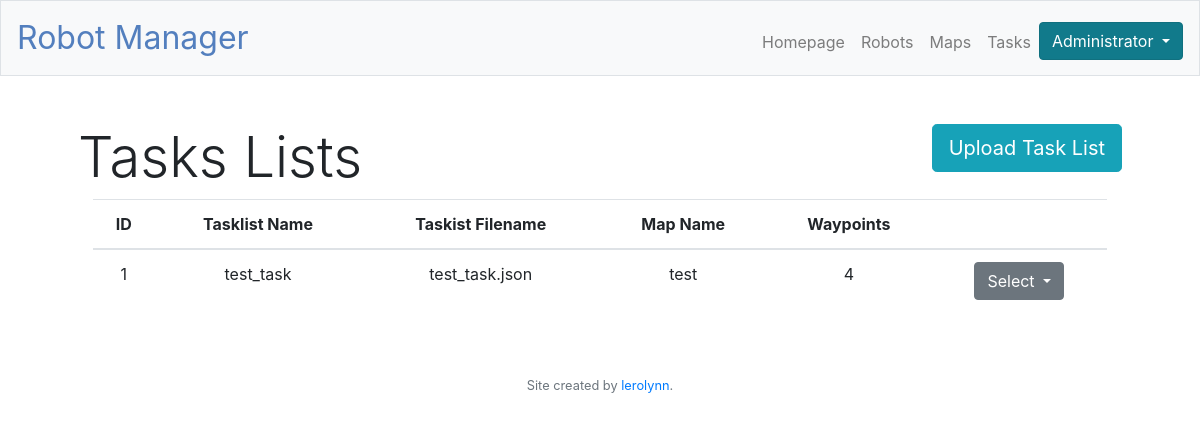
Page /tasks (signed in) on the committed database.
### tables this page shows
CREATE TABLE "tasklists" (
	`id`	INTEGER NOT NULL,
	`tasklist_name`	INTEGER NOT NULL,
	`tasklist_file`	TEXT,
	`user_id`	INTEGER,
	`map_id`	INTEGER,
	`map_name`	TEXT,
	`waypoint_count`	INTEGER,
	PRIMARY KEY(id),
	FOREIGN KEY(`user_id`) REFERENCES users ( id ),
	FOREIGN KEY(`map_id`) REFERENCES maps ( id ),
	FOREIGN KEY(`map_name`) REFERENCES maps ( map_name )
);

### app.py (the view, shortened to what this page needs)
@app.route("/tasks", methods=["GET", "POST"])
def tasks():
    if not session:
        return redirect("/login")
    cur = conn.cursor()
    tasklists = cur.execute("SELECT * FROM tasklists WHERE user_id=?", (session["user_id"],))
    return render_template("tasks.html", tasklists=tasklists)

### app.py (called while the page is built)
@app.after_request
def after_request(response):
    response.headers["Cache-Control"] = "no-cache, no-store, must-revalidate"
    response.headers["Expires"] = 0
    response.headers["Pragma"] = "no-cache"
    return response

### templates/tasks.html (shortened to what this page needs)
{% extends "layout.html" %}
{% block main %}
<main>
  <div style="margin-bottom: 70px;">
      <h1 class="display-4 float-left">Tasks Lists</h1>
      <div class="btn-group float-right" class="margin-top: 50px;" role="group">
        <button type="button" class="btn btn-info btn-lg" data-toggle="modal" data-target="#addTask" href="#">Upload Task List</button>
      </div>
  </div>
  <div class="col-md-auto">
    <table class="table table-hover">
      <thead>
        <tr>
          <th scope="col">ID</th>
          <th scope="col">Tasklist Name</th>
          <th scope="col">Taskist Filename</th>
          <th scope="col">Map Name</th>
          <th scope="col">Waypoints</th>
          <th scope="col"></th>
        </tr>
      </thead>
      <tbody>
       {% for tasklist in tasklists %}
          <tr>
              <td>{{ tasklist.id }}</td>
              <td>{{ tasklist.tasklist_name }}</td>
              <td>{{ tasklist.tasklist_file }}</td>
              <td>{{ tasklist.map_name }}</td>
              <td>{{ tasklist.waypoint_count }}</td>
              <td>
                <div class="dropdown">
                  <button class="btn btn-secondary dropdown-toggle" type="button" id="dropdownMenuButton" data-toggle="dropdown" aria-haspopup="true" aria-expanded="false">
                    Select
                  </button>
                </div>
              </td>
          </tr>
        {% endfor %}
      </tbody>
    </table>
</div>
</main>
{% endblock %}

### static/styles.css (style rules this page uses)
main { overflow-x: auto; text-align: center; }

### rows in the picture
tasklists: id "1", tasklist_name "test_task", tasklist_file "test_task.json", map_name "test", waypoint_count "4"

### other values in the picture
{{ session["name"] }} "Administrator"
